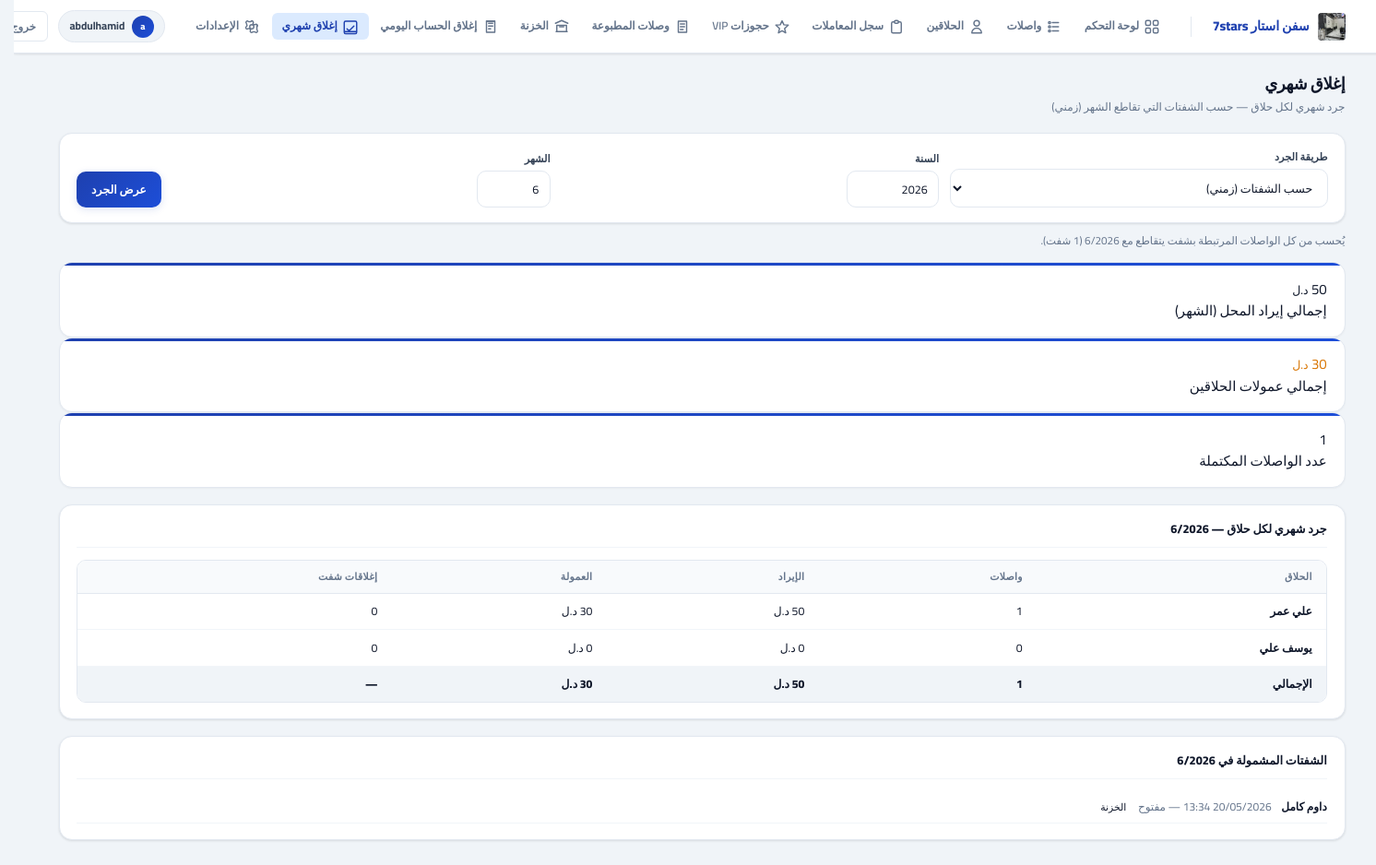
/app/monthly-close/ (signed in), run on an earlier commit of the app's database.
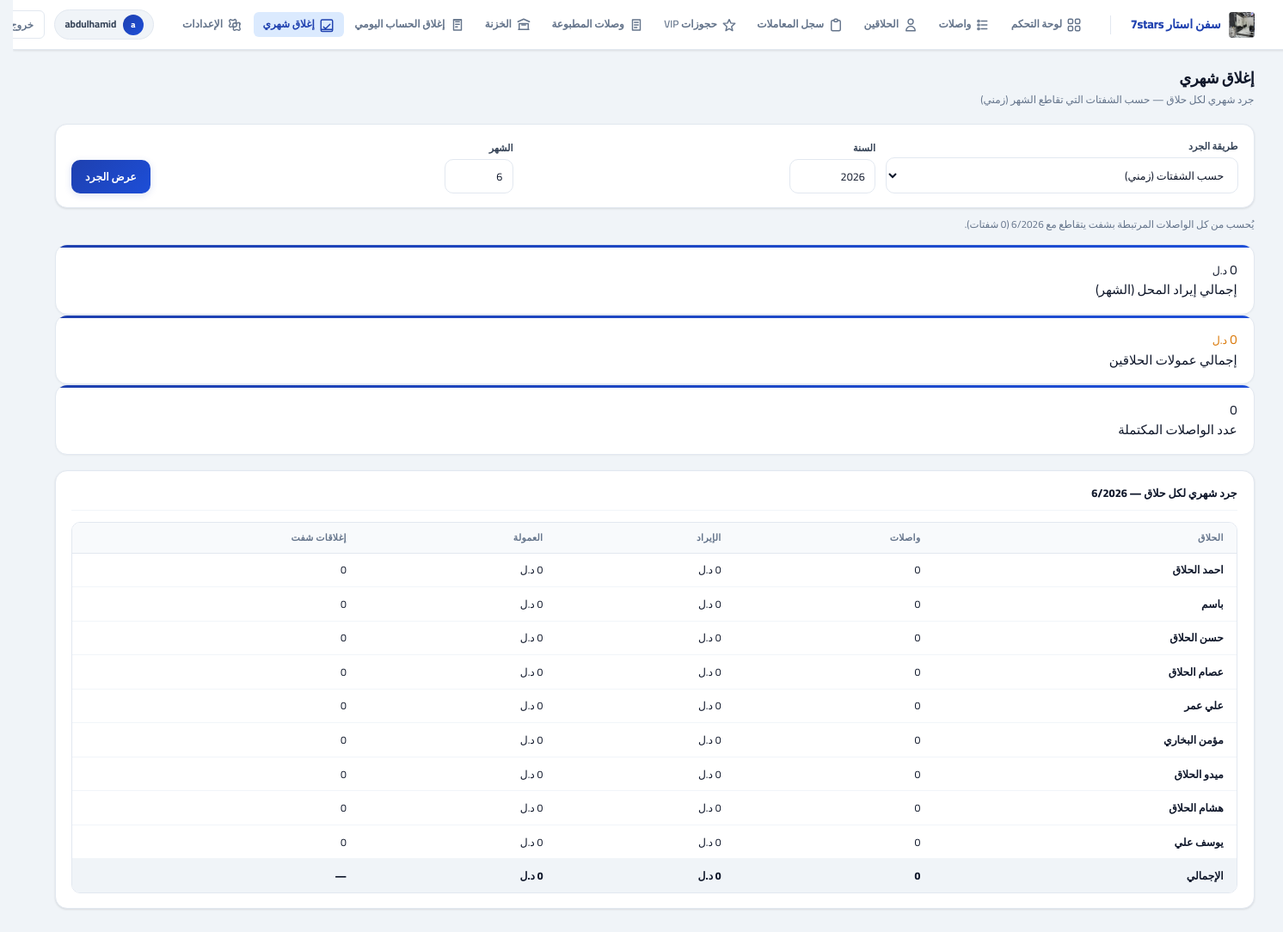
And on a later commit of the database.
### accounts/models.py (models this page shows, shortened)
class BarberProfile(models.Model):
    user = models.OneToOneField(
        "accounts.User",
        on_delete=models.CASCADE,
        related_name="barber_profile",
        null=True,
        blank=True,
    )
    name = models.CharField(max_length=120, blank=True, default="", verbose_name="اسم الحلاق")
    default_commission_pct = models.DecimalField(max_digits=5, decimal_places=2, default=0)
    is_active = models.BooleanField(default=True)
    class Meta:
        ordering = ["name"]
    @property
    def display_name(self) -> str:
        n = (self.name or "").strip()
        if n:
            return n
        if self.user_id:
            return self.user.get_full_name() or self.user.username
        return "حلاق"

### core/models.py (models this page shows, shortened)
class TimestampedModel(models.Model):
    created_at = models.DateTimeField(auto_now_add=True, db_index=True)
    updated_at = models.DateTimeField(auto_now=True, db_index=True)
    class Meta:
        abstract = True

class Shift(TimestampedModel):
    name = models.CharField(max_length=120, blank=True, default="")
    started_at = models.DateTimeField(default=timezone.now, db_index=True)
    ended_at = models.DateTimeField(null=True, blank=True, db_index=True)
    is_closed = models.BooleanField(default=False, db_index=True)
    closed_by = models.ForeignKey(
        settings.AUTH_USER_MODEL,
        on_delete=models.PROTECT,
        null=True,
        blank=True,
        related_name="closed_shifts",
    )
    assigned_cashiers = models.ManyToManyField(
        settings.AUTH_USER_MODEL,
        blank=True,
        related_name="assigned_shifts",
    )
    last_ticket_sequence = models.PositiveIntegerField(
        default=0,
        help_text="آخر رقم تسلسلي للوصل ضمن هذا الشفت",
    )

### barber_ms/views.py (the view)
# urls.py: path("monthly-close/", views.monthly_close_view, name="monthly_close"),
@login_required
def monthly_close_view(request):
    if not _is_cashier_or_admin(request.user):
        messages.error(request, "ليس لديك صلاحية الوصول.")
        return redirect("frontend:dashboard")
    today = timezone.localdate()
    try:
        year = int(request.GET.get("year", today.year))
        month = int(request.GET.get("month", today.month))
    except (TypeError, ValueError):
        year, month = today.year, today.month
    report_scope = (request.GET.get("scope") or "shift").strip().lower()
    if report_scope == "date":
        rows = month_barber_summary(year, month)
        grand = month_grand_total(year, month)
        scope_label = "حسب تاريخ إتمام الواصلات (تقويمي)"
    else:
        rows = month_barber_summary_by_shifts(year, month)
        grand = month_grand_total_by_shifts(year, month)
        scope_label = "حسب الشفتات التي تقاطع الشهر (زمني)"
    month_shifts = list(shifts_overlapping_month(year, month))
    return render(
        request,
        "frontend/monthly_close.html",
        {
            "year": year,
            "month": month,
            "rows": rows,
            "grand": grand,
            "report_scope": report_scope,
            "scope_label": scope_label,
            "month_shifts": month_shifts,
        },
    )

### barber_ms/context_processors.py (called while the page is built)
def _time_greeting_ar() -> str:
    h = timezone.localtime().hour
    if 5 <= h < 12:
        return "صباح الخير"
    if 12 <= h < 17:
        return "طاب نهارك"
    if 17 <= h < 22:
        return "مساء الخير"
    return "أهلاً بك"

def system_settings(request):
    try:
        qs = SystemSetting.objects.filter(key__in=_DEFAULTS.keys()).values_list("key", "value")
        stored = dict(qs)
    except Exception:
        stored = {}
    merged = {k: stored.get(k) or v for k, v in _DEFAULTS.items()}
    theme_key = merged.get("theme", "ocean")
    theme = THEMES.get(theme_key, THEMES["ocean"])
    now_local = timezone.localtime()
    return {
        "sys": merged,
        "theme": theme,
        "themes": THEMES,
        "time_greeting": _time_greeting_ar(),
        "now_local": now_local,
        "weekday_ar": _AR_WEEKDAYS[now_local.weekday()],
        "barber_login_enabled": merged.get("barber_login_enabled", "0") == "1",
    }

### barber_ms/views.py (called while the page is built)
def _is_cashier_or_admin(user):
    return user.role in (UserRole.ADMIN, UserRole.CASHIER) or user.is_superuser

### templates/frontend/monthly_close.html (shortened to what the changed rows need)
{% extends "frontend/base.html" %}
{% block content %}
<form method="get" class="filter-bar card" style="padding:16px 18px;margin-bottom:18px;display:flex;flex-wrap:wrap;gap:12px;align-items:end">
  <div class="field">
  </div>
  <div class="field">
  </div>
  <div class="field">
  </div>
  <button type="submit" class="btn btn-p">عرض الجرد</button>
</form>
{% if report_scope == "shift" %}
<p style="font-size:.78rem;color:var(--muted);margin:-8px 0 14px">
  يُحسب من كل الواصلات المرتبطة بشفت يتقاطع مع {{ month }}/{{ year }}
  ({{ month_shifts|length }} شفت{% if month_shifts|length != 1 %}ات{% endif %}).
</p>
{% endif %}
<div class="summary-grid" style="margin-bottom:18px">
  <div class="dark-card kpi-card">
    <div class="kpi-data">
      <div class="kv">{{ grand.revenue|floatformat:0 }} <small>{{ sys.currency }}</small></div>
      <div class="kl">إجمالي إيراد المحل (الشهر)</div>
    </div>
  </div>
  <div class="kpi-card">
    <div class="kpi-data">
      <div class="kv" style="color:var(--warning)">{{ grand.commission|floatformat:0 }} <small>{{ sys.currency }}</small></div>
      <div class="kl">إجمالي عمولات الحلاقين</div>
    </div>
  </div>
  <div class="kpi-card">
  </div>
</div>
<div class="card-accent">
  <div class="card-accent-inner">
    <div class="tbl-wrap" style="margin-top:12px">
      <table>
        <thead>
          <tr>
            <th>الحلاق</th>
            <th>واصلات</th>
            <th>الإيراد</th>
            <th>العمولة</th>
            <th>{% if report_scope == "shift" %}إغلاقات شفت{% else %}أيام إغلاق{% endif %}</th>
          </tr>
        </thead>
        <tbody>
          {% for row in rows %}
          <tr>
            <td><b>{{ row.barber.display_name }}</b></td>
            <td>{{ row.ticket_count }}</td>
            <td>{{ row.revenue|floatformat:0 }} {{ sys.currency }}</td>
            <td>{{ row.commission|floatformat:0 }} {{ sys.currency }}</td>
            <td>{{ row.shifts_closed|default:row.days_closed }}</td>
          </tr>
          {% empty %}
          <tr><td colspan="5" class="muted" style="text-align:center;padding:24px">لا بيانات</td></tr>
          {% endfor %}
        </tbody>
        <tfoot>
          <tr style="font-weight:800;background:var(--bg)">
            <td>الإجمالي</td>
            <td>{{ grand.ticket_count }}</td>
            <td>{{ grand.revenue|floatformat:0 }} {{ sys.currency }}</td>
            <td>{{ grand.commission|floatformat:0 }} {{ sys.currency }}</td>
            <td>—</td>
          </tr>
        </tfoot>
      </table>
    </div>
  </div>
</div>
{% if report_scope == "shift" and month_shifts %}
<div class="card-accent" style="margin-top:18px">
  <div class="card-accent-inner">
    <div class="section-title">الشفتات المشمولة في {{ month }}/{{ year }}</div>
    <ul style="margin:12px 0 0;padding:0;list-style:none;font-size:.8rem">
      {% for s in month_shifts %}
      <li style="padding:8px 0;border-bottom:1px solid var(--border-light)">
        <b>{{ s.name }}</b>
        <span style="color:var(--muted);margin-inline-start:8px">
          {{ s.started_at|date:"d/m/Y H:i" }}
          {% if s.ended_at %}→ {{ s.ended_at|date:"d/m/Y H:i" }}{% else %}— مفتوح{% endif %}
        </span>
        <a href="{% url 'frontend:treasury' %}?scope=shift&shift_id={{ s.id }}" style="margin-inline-start:10px;font-size:.72rem">الخزنة</a>
      </li>
      {% endfor %}
    </ul>
  </div>
</div>
{% endif %}
{% endblock %}

What changed in the data, as far as the page shows it:
removed Shift: name "داوم كامل", started_at "20/05/2026 13:34", shows "— مفتوح"
added BarberProfile: barber.display_name "احمد الحلاق", revenue "0", currency "د.ل", commission "0"
added BarberProfile: barber.display_name "باسم", revenue "0", currency "د.ل", commission "0"
added BarberProfile: barber.display_name "حسن الحلاق", revenue "0", currency "د.ل", commission "0"
added BarberProfile: barber.display_name "عصام الحلاق", revenue "0", currency "د.ل", commission "0"
computed for BarberProfile "علي عمر": revenue "50" → "0"; commission "30" → "0"
added BarberProfile: barber.display_name "مؤمن البخاري", revenue "0", currency "د.ل", commission "0"
added BarberProfile: barber.display_name "ميدو الحلاق", revenue "0", currency "د.ل", commission "0"
added BarberProfile: barber.display_name "هشام الحلاق", revenue "0", currency "د.ل", commission "0"
Also different on the page:
{{ month_shifts|length }}: "1" → "0"
{{ grand.revenue|floatformat:0 }}: "50" → "0"
{{ grand.commission|floatformat:0 }}: "30" → "0"
{{ year }}: "2026" → (not shown)
text no longer shown: "الشفتات المشمولة في"
text now shown: "ات"
